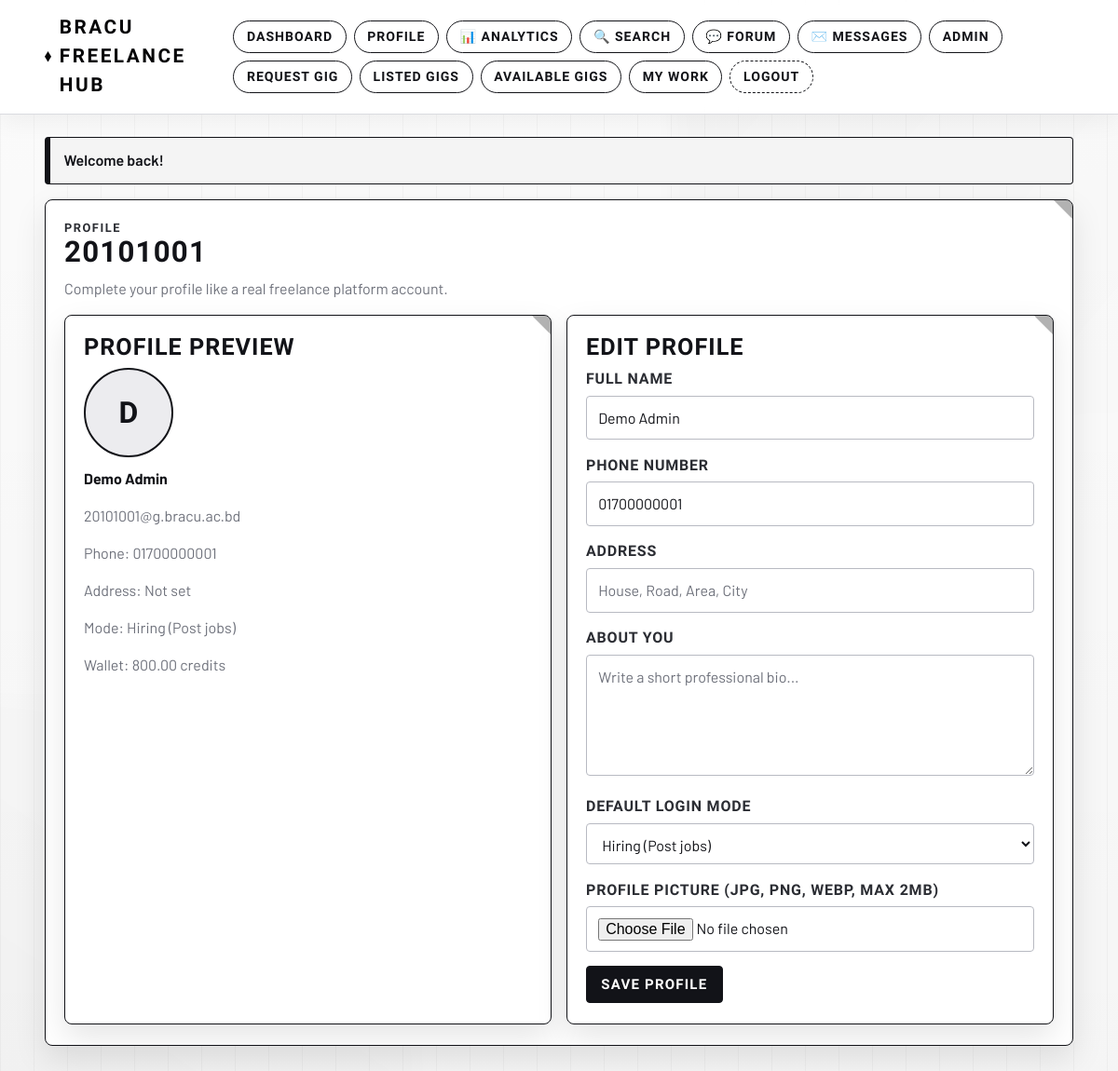
Screenshot of /profile.php (signed in) with the database file from the repository.
### tables this page shows
CREATE TABLE IF NOT EXISTS `User` (
    BRACU_ID VARCHAR(20) PRIMARY KEY,
    Bracu_mail VARCHAR(120) NOT NULL UNIQUE,
    full_name VARCHAR(120) NULL,
    client TINYINT(1) NOT NULL DEFAULT 1,
    mobile_number VARCHAR(20) NOT NULL,
    address_line VARCHAR(255) NULL,
    bio TEXT NULL,
    avatar_path VARCHAR(255) NULL,
    password VARCHAR(255) NOT NULL,
    freelancer TINYINT(1) NOT NULL DEFAULT 1,
    preferred_mode ENUM('hiring', 'working') NOT NULL DEFAULT 'hiring',
    is_admin TINYINT(1) NOT NULL DEFAULT 0,
    credit_balance DECIMAL(10,2) NOT NULL DEFAULT 0.00,
    created_at TIMESTAMP NOT NULL DEFAULT CURRENT_TIMESTAMP
);

### includes/db.php (called while the page is built, shortened)
<?php
function db(): PDO
{
    static $pdo = null;
    if ($pdo instanceof PDO) {
        return $pdo;
    }
    $dsn = sprintf('mysql:host=%s;port=%d;dbname=%s;charset=utf8mb4', DB_HOST, DB_PORT, DB_NAME);
    try {
        $pdo = new PDO(
            $dsn,
            DB_USER,
            DB_PASS,
            [
                PDO::ATTR_ERRMODE => PDO::ERRMODE_EXCEPTION,
                PDO::ATTR_DEFAULT_FETCH_MODE => PDO::FETCH_ASSOC,
                PDO::ATTR_EMULATE_PREPARES => false,
                PDO::ATTR_TIMEOUT => 5,
            ]
        );
    } catch (PDOException $exception) {
        error_log('Database connection failed: ' . $exception->getMessage());
        http_response_code(500);
        if (!headers_sent()) {
            header('Content-Type: text/html; charset=UTF-8');
        }
        echo '<!doctype html><html lang="en"><head><meta charset="utf-8"><title>Database Connection Error</title>';
        echo '<meta name="viewport" content="width=device-width, initial-scale=1"></head><body style="font-family: Arial, sans-serif; margin: 2rem;">';
        echo '<h1>Database Connection Error</h1>';
        echo '<p>Could not connect to MySQL. Please ensure MySQL is running and your database settings are correct.</p>';
        echo '<p>Expected connection: ' . htmlspecialchars(DB_HOST . ':' . (string) DB_PORT, ENT_QUOTES, 'UTF-8') . '</p>';
        echo '<p>If you use XAMPP, start MySQL from the XAMPP Control Panel, then refresh this page.</p>';
        if (APP_DEBUG) {
            echo '<p><strong>Debug:</strong> ' . htmlspecialchars($exception->getMessage(), ENT_QUOTES, 'UTF-8') . '</p>';
        }
        echo '</body></html>';
        exit;
    }
    return $pdo;
}

### includes/auth.php (called while the page is built, shortened)
<?php
require_once __DIR__ . '/db.php';
require_once __DIR__ . '/helpers.php';
function find_user_by_bracu_id(string $bracuId): ?array
{
    $statement = db()->prepare('SELECT * FROM `User` WHERE BRACU_ID = :bracu_id LIMIT 1');
    $statement->execute(['bracu_id' => $bracuId]);
    $user = $statement->fetch();
    return $user ?: null;
}
function current_user(): ?array
{
    $user = find_user_by_bracu_id($_SESSION['user_bracu_id']);
    unset($user['password']);
    return $user;
}
function require_login(): array
{
    $user = current_user();
    return $user;
}
function normalize_user_mode(string $mode): string
{
    return in_array($mode, ['hiring', 'working'], true) ? $mode : 'hiring';
}

### includes/helpers.php (called while the page is built, shortened)
<?php
function h(string $value): string
{
    return htmlspecialchars($value, ENT_QUOTES, 'UTF-8');
}
function format_credit(float $amount): string
{
    return number_format($amount, 2) . ' credits';
}

### profile.php (the view, shortened to what this page needs)
<?php
require_once __DIR__ . '/includes/auth.php';
$user = require_login();
$user = require_login();
$fullNameValue = (string) ($user['full_name'] ?? '');
$addressValue = (string) ($user['address_line'] ?? '');
$bioValue = (string) ($user['bio'] ?? '');
$avatarSrc = (string) ($user['avatar_path'] ?? '');
$preferredModeValue = normalize_user_mode((string) ($user['preferred_mode'] ?? active_user_mode($user)));
require_once __DIR__ . '/includes/header.php';
?>
<section class="card">
    <div class="kicker">Profile</div>
    <h1><?= h($user['BRACU_ID']) ?></h1>
    <p class="muted">Complete your profile like a real freelance platform account.</p>
    <div class="profile-grid">
        <div class="card">
            <h2>Profile Preview</h2>
            <div class="avatar-wrap">
                <?php if ($avatarSrc !== ''): ?>
                    <img class="avatar-preview" src="<?= h(BASE_URL . ltrim($avatarSrc, '/')) ?>" alt="Profile picture">
                <?php else: ?>
                    <div class="avatar-fallback"><?= h(strtoupper(substr($fullNameValue !== '' ? $fullNameValue : $user['BRACU_ID'], 0, 1))) ?></div>
                <?php endif; ?>
            </div>
            <p><strong><?= h($fullNameValue !== '' ? $fullNameValue : $user['BRACU_ID']) ?></strong></p>
            <p class="muted"><?= h($user['Bracu_mail']) ?></p>
            <p class="muted">Phone: <?= h($user['mobile_number']) ?></p>
            <p class="muted">Address: <?= h($addressValue !== '' ? $addressValue : 'Not set') ?></p>
            <p class="muted">Mode: <?= h($preferredModeValue === 'hiring' ? 'Hiring (Post jobs)' : 'Working (Apply to jobs)') ?></p>
            <p class="muted">Wallet: <?= h(format_credit((float) $user['credit_balance'])) ?></p>
        </div>
        <div class="card">
            <h2>Edit Profile</h2>
            <form method="post" action="profile.php" enctype="multipart/form-data">
                <div class="form-row">
                    <label for="full_name">Full Name</label>
                    <input type="text" id="full_name" name="full_name" maxlength="120" value="<?= h($fullNameValue) ?>" required>
                </div>
                <div class="form-row">
                    <label for="mobile_number">Phone Number</label>
                    <input type="text" id="mobile_number" name="mobile_number" maxlength="20" value="<?= h((string) $user['mobile_number']) ?>" required>
                </div>
                <div class="form-row">
                    <label for="address_line">Address</label>
                    <input type="text" id="address_line" name="address_line" maxlength="255" value="<?= h($addressValue) ?>" placeholder="House, Road, Area, City">
                </div>
                <div class="form-row">
                    <label for="bio">About You</label>
                    <textarea id="bio" name="bio" maxlength="1000" placeholder="Write a short professional bio..."><?= h($bioValue) ?></textarea>
                </div>
                <div class="form-row">
                    <label for="preferred_mode">Default Login Mode</label>
                    <select id="preferred_mode" name="preferred_mode" required>
                        <option value="hiring" <?= $preferredModeValue === 'hiring' ? 'selected' : '' ?>>Hiring (Post jobs)</option>
                    </select>
                </div>
                <div class="form-row">
                    <label for="avatar">Profile Picture (JPG, PNG, WEBP, max 2MB)</label>
                    <input type="file" id="avatar" name="avatar" accept="image/jpeg,image/png,image/webp">
                </div>
                <button type="submit">Save Profile</button>
            </form>
        </div>
    </div>
</section>
<?php require_once __DIR__ . '/includes/footer.php'; ?>

### assets/css/styles.css (style rules this page uses)
:root { --mono-0: #ffffff; --mono-25: #fbfbfb; --mono-50: #f4f4f5; --mono-100: #ececef; --mono-200: #dadbe0; --mono-300: #b8bac2; --mono-500: #6e717b; --mono-700: #2b2d33; --mono-900: #121318; --mono-950: #050507; --radius-sm: 4px; --radius-md: 8px; --radius-pill: 999px; --shadow-card: 0 14px 34px rgba(5, 5, 7, 0.1); --shadow-press: 0 8px 16px rgba(5, 5, 7, 0.2); }
*, *::before, *::after { box-sizing: border-box; }
html { scroll-behavior: smooth; }
body { margin: 0; color: var(--mono-900); font-family: 'Barlow', 'Segoe UI', sans-serif; line-height: 1.5; min-height: 100vh; background-color: var(--mono-0); background-image: linear-gradient(to bottom, rgba(0, 0, 0, 0.015), rgba(0, 0, 0, 0.04)), repeating-linear-gradient(90deg, rgba(0, 0, 0, 0.03) 0, rgba(0, 0, 0, 0.03) 1px, transparent 1px, transparent 36px); }
.card { background: var(--mono-0); border: 1.5px solid var(--mono-900); border-radius: var(--radius-md); padding: 1.25rem 1.25rem 1.35rem; box-shadow: var(--shadow-card); animation: panel-rise 0.36s ease; position: relative; overflow: hidden; }
.card::after { content: ''; position: absolute; top: 0; right: 0; width: 0; height: 0; border-top: 20px solid rgba(0, 0, 0, 0.3); border-left: 20px solid transparent; pointer-events: none; }
h1, h2, h3 { font-family: 'Barlow Condensed', sans-serif; margin-top: 0; text-transform: uppercase; letter-spacing: 0.04em; line-height: 1.08; }
h1 { margin-bottom: 0.65rem; font-size: clamp(1.9rem, 2.6vw, 2.45rem); }
h2 { font-size: clamp(1.4rem, 2.1vw, 1.8rem); margin-bottom: 0.55rem; }
p { margin-top: 0; }
.muted { color: var(--mono-500); }
label { display: block; font-family: 'Barlow Condensed', sans-serif; text-transform: uppercase; letter-spacing: 0.05em; font-weight: 700; margin-bottom: 0.36rem; color: var(--mono-700); }
input, select, textarea { width: 100%; border: 1.5px solid var(--mono-300); border-radius: var(--radius-sm); padding: 0.68rem 0.76rem; font: inherit; color: var(--mono-900); background: var(--mono-0); transition: border-color 0.18s ease, box-shadow 0.18s ease, background-color 0.18s ease; }
input::placeholder, textarea::placeholder { color: var(--mono-500); }
textarea { min-height: 130px; resize: vertical; }
.form-row { margin-bottom: 0.95rem; }
.btn, button { border: 1.5px solid var(--mono-900); border-radius: var(--radius-sm); padding: 0.63rem 0.95rem; font-family: 'Barlow Condensed', sans-serif; font-size: 0.94rem; letter-spacing: 0.08em; text-transform: uppercase; font-weight: 700; cursor: pointer; text-decoration: none; display: inline-flex; align-items: center; justify-content: center; gap: 0.3rem; transition: transform 0.18s ease, box-shadow 0.18s ease, background-color 0.18s ease, color 0.18s ease; }
.btn-primary, button { background: var(--mono-900); color: var(--mono-0); }
.kicker { letter-spacing: 0.12em; text-transform: uppercase; font-family: 'Barlow Condensed', sans-serif; font-weight: 700; color: var(--mono-700); font-size: 0.8rem; }
.profile-grid { display: grid; gap: 1rem; grid-template-columns: repeat(auto-fit, minmax(300px, 1fr)); margin-top: 1rem; }
.avatar-wrap { margin-bottom: 0.7rem; }
.avatar-preview, .avatar-fallback { width: 96px; height: 96px; border-radius: 50%; border: 2px solid var(--mono-900); object-fit: cover; display: inline-flex; align-items: center; justify-content: center; }
.avatar-fallback { background: var(--mono-100); color: var(--mono-900); font-family: 'Barlow Condensed', sans-serif; font-size: 2rem; font-weight: 700; }

### rows the page displays
user: BRACU_ID "20101001", full_name "D", full_name "Demo Admin", Bracu_mail "20101001@g.bracu.ac.bd", mobile_number "01700000001", address_line "Not set", preferred_mode "Hiring (Post jobs)", credit_balance "800.00 credits"

### other values shown
$flash['message'] "Welcome back!"
